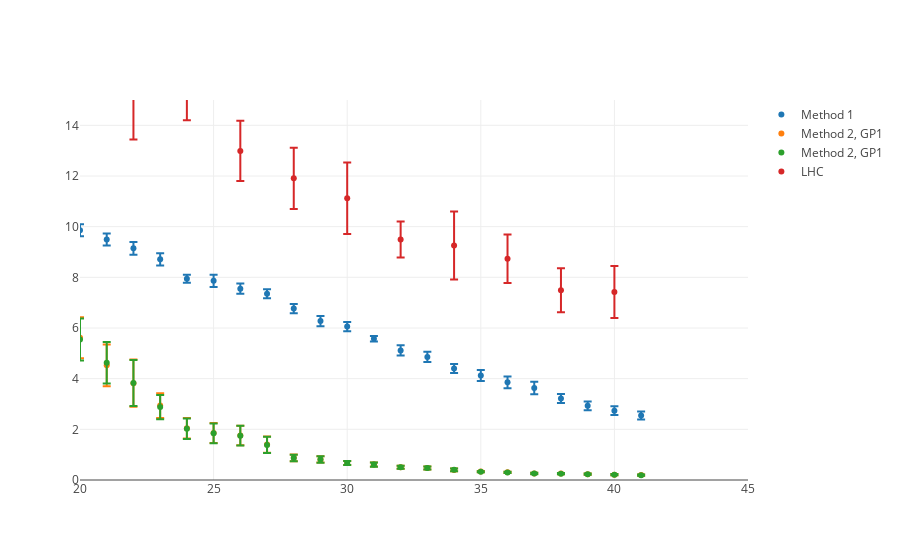

Here is the notebook cell this chart was saved with:
### Code cell
err1= go.Scatter(
        x=RMSE_1[:,0]+2,
        y=RMSE_1[:,1],
        mode='markers+line',
        name='Method 1',
        error_y=dict(
            type='data',
            array=RMSE_1[:,2],
            visible=True
        )
        )
err2a= go.Scatter(
        x=RMSE_2a[:,0]+2,
        y=RMSE_2a[:,1],
        mode='markers+line',
        name='Method 2, GP1',
        error_y=dict(
            type='data',
            array=RMSE_2a[:,2],
            visible=True
        )
        )
err2b= go.Scatter(
        x=RMSE_2b[:,0]+2,
        y=RMSE_2b[:,1],
        mode='markers+line',
        name='Method 2, GP2',
        error_y=dict(
            type='data',
            array=RMSE_2b[:,2],
            visible=True
        )
        )

err3=    go.Scatter(
        x=RMSE_lhc[:,0],
        y=RMSE_lhc[:,1],
        mode='markers',
        name='LHC',
        error_y=dict(
            type='data',
            array=RMSE_lhc[:,2],
            visible=True
        )
    )

layout = go.Layout(
    xaxis=dict(
        range=[20, 45]
    ),
    yaxis=dict(
        range=[0, 15]
    )
)

data=[err1, err2a, err2b, err3]
#data=[err3]

fig = go.Figure(data=data, layout=layout)
plotly.offline.iplot(fig)

### Figure 1 — Plotly figure (JSON) as saved in the notebook; plotly's stock layout.template omitted (floating-point values rounded to 4 significant figures)
{"data": [{"error_y": {"array": [8.177, 4.401, 6.249, 4.817, 3.201, 3.123, 2.865, 3.079, 3.133, 3.73, 4.208, 4.933, 6.246, 0.6661, 0.5513, 0.3773, 0.2797, 0.3008, 0.2394, 0.238, 0.2501, 0.2453, 0.1566, 0.2389, 0.2007, 0.1784, 0.1789, 0.201, 0.1807, 0.1073, 0.2016, 0.2046, 0.1799, 0.2145, 0.2331, 0.2468, 0.1804, 0.1757, 0.1739, 0.1607], "type": "data", "visible": true}, "mode": "markers+line", "name": "Method 1", "type": "scatter", "x": [2, 3, 4, 5, 6, 7, 8, 9, 10, 11, 12, 13, 14, 15, 16, 17, 18, 19, 20, 21, 22, 23, 24, 25, 26, 27, 28, 29, 30, 31, 32, 33, 34, 35, 36, 37, 38, 39, 40, 41], "y": [85.4, 74.17, 76.12, 60.49, 62.59, 54.3, 50.64, 49.41, 43.21, 39.77, 38.81, 32.65, 33.9, 17.05, 14.35, 12.29, 11.45, 10.85, 9.856, 9.491, 9.145, 8.71, 7.946, 7.861, 7.554, 7.356, 6.766, 6.273, 6.056, 5.577, 5.115, 4.86, 4.4, 4.126, 3.857, 3.632, 3.218, 2.927, 2.738, 2.547]}, {"error_y": {"array": [1.53, 6.631, 3.555, 3.238, 3.759, 3.612, 3.459, 2.679, 3.343, 2.821, 3.785, 3.599, 3.752, 5.761, 2.099, 1.199, 1.135, 0.9214, 0.8054, 0.8231, 0.9308, 0.4843, 0.4033, 0.3943, 0.3828, 0.3232, 0.1304, 0.1232, 0.0791, 0.08339, 0.05766, 0.05853, 0.05461, 0.02142, 0.02564, 0.02507, 0.02353, 0.02441, 0.02488, 0.02266], "type": "data", "visible": true}, "mode": "markers+line", "name": "Method 2, GP1", "type": "scatter", "x": [2, 3, 4, 5, 6, 7, 8, 9, 10, 11, 12, 13, 14, 15, 16, 17, 18, 19, 20, 21, 22, 23, 24, 25, 26, 27, 28, 29, 30, 31, 32, 33, 34, 35, 36, 37, 38, 39, 40, 41], "y": [69.71, 72.25, 61.58, 61.34, 51.94, 51.0, 49.94, 47.9, 41.32, 38.11, 33.39, 27.62, 21.59, 22.16, 15.25, 10.84, 9.205, 6.445, 5.614, 4.525, 3.822, 2.936, 2.041, 1.857, 1.759, 1.396, 0.8734, 0.8101, 0.6731, 0.6114, 0.5009, 0.4743, 0.3992, 0.3307, 0.3023, 0.2581, 0.2522, 0.2291, 0.2093, 0.1937]}, {"error_y": {"array": [6.651, 4.216, 8.111, 3.249, 3.504, 3.959, 3.534, 3.958, 3.471, 3.009, 3.734, 5.283, 3.501, 1.986, 1.715, 1.259, 1.047, 0.9133, 0.8272, 0.8185, 0.9074, 0.477, 0.4054, 0.392, 0.3894, 0.3225, 0.1314, 0.1256, 0.07922, 0.08424, 0.05759, 0.05803, 0.05424, 0.02131, 0.02491, 0.02568, 0.02344, 0.02463, 0.02524, 0.0234], "type": "data", "visible": true}, "mode": "markers+line", "name": "Method 2, GP1", "type": "scatter", "x": [2, 3, 4, 5, 6, 7, 8, 9, 10, 11, 12, 13, 14, 15, 16, 17, 18, 19, 20, 21, 22, 23, 24, 25, 26, 27, 28, 29, 30, 31, 32, 33, 34, 35, 36, 37, 38, 39, 40, 41], "y": [72.32, 68.56, 69.35, 53.69, 58.09, 52.19, 49.16, 47.27, 41.42, 37.67, 32.26, 29.65, 22.32, 17.72, 14.06, 10.84, 9.027, 6.432, 5.547, 4.627, 3.827, 2.879, 2.021, 1.842, 1.747, 1.386, 0.8687, 0.8099, 0.6679, 0.6083, 0.5005, 0.471, 0.4009, 0.3265, 0.3001, 0.2575, 0.251, 0.2302, 0.2079, 0.1898]}, {"error_y": {"array": [1.967, 2.043, 1.615, 1.188, 1.21, 1.41, 0.7093, 1.343, 0.9588, 0.8683, 1.022], "type": "data", "visible": true}, "mode": "markers", "name": "LHC", "type": "scatter", "x": [20, 22, 24, 26, 28, 30, 32, 34, 36, 38, 40], "y": [18.3, 15.49, 15.81, 12.99, 11.91, 11.12, 9.492, 9.253, 8.733, 7.49, 7.421]}], "layout": {"xaxis": {"range": [20, 45]}, "yaxis": {"range": [0, 15]}}}
